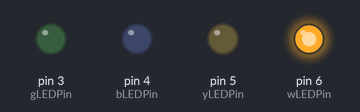
Bench run of a sketch on a simulated Arduino Uno, built with avr-gcc and run on an emulated ATmega328P. On the bench: output pins drawn as LEDs (lit = HIGH). Random numbers use the default seed unless the sketch sets one.

Above: at 0.1 s.
At 3.6 s:
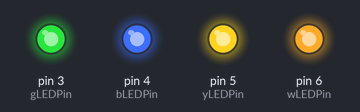
At 8.7 s:
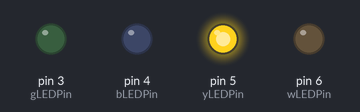
At 9.4 s:
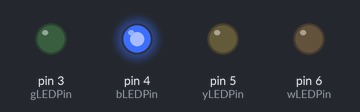
At 30.0 s:
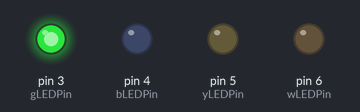
At 34.8 s:
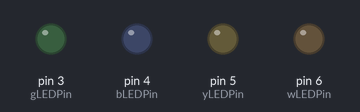
Timing chart, 0 to 36.3 s (numbered marks = the images above):
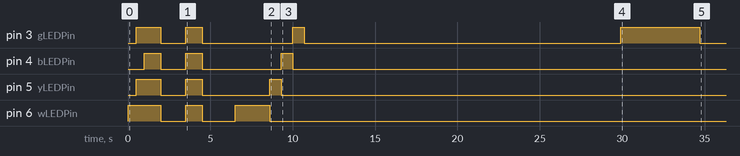

The sketch:

Simon_v2.ino
```cpp
//contrant variables
//Pin numbers
const int rLEDPin = 2; //red LED
const int bLEDPin = 4; //blue LED
const int yLEDPin = 5; //yellow LED
const int gLEDPin = 3; //green LED
const int wLEDPin = 6; //white LED

//Button numbers
const int rBPin = 2; //red button
const int bBPin = 3; //blue button
const int yBPin = 4; //yellow button
const int gBPin = 5; //green button
const int wBPin = 6; //white button

int count2 = 0;
char onLight[20];
char userIn[20];
int wait = 0; //counter for code to wait untill user selects 5 buttons

void setup() {

  // put your setup code here, to run once:
  //LED\\
  pinMode(rLEDPin, OUTPUT); //red
  pinMode(bLEDPin, OUTPUT); //blue
  pinMode(yLEDPin, OUTPUT); //yellow
  pinMode(gLEDPin, OUTPUT); //green
  pinMode(wLEDPin, OUTPUT); //white

  //Buttons\\
  pinMode(rBPin, INPUT); //button 3 (red)
  pinMode(bBPin, INPUT); //button 2 (blue)
  pinMode(yBPin, INPUT); //button 4 (yellow)
  pinMode(gBPin, INPUT); //button 1 (green)
  pinMode(wBPin, INPUT); //button 5 (white)

  Serial.begin(9600);
  randomSeed(analogRead(0)); //for random

}//end set up

void loop() {
  // put your main code here, to run repeatedly:

  game();


}//end main loop


//game method
void game()
{
  //start up light pattern
  litLights();

  //generate random light
  for (int b = 0; b <= 5; b++)
  {
    onLight[b] = ranLight();
  }//end for loop


  //wait for user input
  //delay(3000);
  while (!(wait = 5))
  {
    //user selection
    userSel();

  }//while loop


  //loop for if user gets pattern wrong twice
  int twoWrong = 0;
  while (twoWrong < 2) {
    //compare user input to light pattern
    if (compare() == false)
    {
      redoPattern();
      twoWrong++;
      //wait for user input
      //delay(1000);
      while (!(wait = 5))
      {
        //user selection
        userSel();

      }//while loop
    }//end if compare
  }//end two wrong loop
}//end game method

//start up light pattern
void litLights()
{
  //reset pins to recieve output
  resetOut();

  //fancy pattern
  digitalWrite(rLEDPin, HIGH);
  digitalWrite(wLEDPin, HIGH);
  delay(500);
  digitalWrite(gLEDPin, HIGH);
  digitalWrite(yLEDPin, HIGH);
  delay(500);
  digitalWrite(bLEDPin, HIGH);
  delay(1000);
  digitalWrite(gLEDPin, LOW);
  digitalWrite(wLEDPin, LOW);
  digitalWrite(bLEDPin, LOW);
  digitalWrite(yLEDPin, LOW);
  digitalWrite(rLEDPin, LOW);
  delay(500);
  //all off
  digitalWrite(gLEDPin, LOW);
  digitalWrite(wLEDPin, LOW);
  digitalWrite(bLEDPin, LOW);
  digitalWrite(yLEDPin, LOW);
  digitalWrite(rLEDPin, LOW);
  delay(1000);
  //all on
  digitalWrite(gLEDPin, HIGH);
  digitalWrite(wLEDPin, HIGH);
  digitalWrite(bLEDPin, HIGH);
  digitalWrite(yLEDPin, HIGH);
  digitalWrite(rLEDPin, HIGH);
  delay(1000);
  //all off
  digitalWrite(gLEDPin, LOW);
  digitalWrite(wLEDPin, LOW);
  digitalWrite(bLEDPin, LOW);
  digitalWrite(yLEDPin, LOW);
  digitalWrite(rLEDPin, LOW);
  delay(2000);
}//end start up sequence

void flash()
{
  //reset pins to recieve output
  resetOut();

  //all on
  digitalWrite(gLEDPin, HIGH);
  digitalWrite(wLEDPin, HIGH);
  digitalWrite(bLEDPin, HIGH);
  digitalWrite(yLEDPin, HIGH);
  digitalWrite(rLEDPin, HIGH);
  delay(1000);
  //all off
  digitalWrite(gLEDPin, LOW);
  digitalWrite(wLEDPin, LOW);
  digitalWrite(bLEDPin, LOW);
  digitalWrite(yLEDPin, LOW);
  digitalWrite(rLEDPin, LOW);
  delay(2000);
}//end flash method

//generates random light
char ranLight()
{
  //reset pins to recieve output
  resetOut();

  //ran gen
  int ran = random(1, 6);

  char light;

  if (ran == 1) {
    digitalWrite(gLEDPin, HIGH);
    delay(700);
    digitalWrite(gLEDPin, LOW);
    //onLight[0] = 'g';
    light = 'g';
  }
  else if (ran == 2) {
    digitalWrite(bLEDPin, HIGH);
    delay(700);
    digitalWrite(bLEDPin, LOW);
    //onLight[1] = 'b';
    light = 'b';
  }
  else if (ran == 3) {
    digitalWrite(rLEDPin, HIGH);
    delay(700);
    digitalWrite(rLEDPin, LOW);
    //onLight[2] = 'r';
    light = 'r';
  }
  else if (ran == 4) {
    digitalWrite(yLEDPin, HIGH);
    delay(700);
    digitalWrite(yLEDPin, LOW);
    //onLight[3] = 'y';
    light = 'y';
  }
  else if (ran == 5) {
    digitalWrite(wLEDPin, HIGH);
    delay(700);
    digitalWrite(wLEDPin, LOW);
    //onLight[4] = 'w';
    light = 'w';
  }
  return light;
}//end random light

//replays light pattern
void redoPattern()
{
  //reset pins to recieve output
  resetOut();

  for (int i = 0; i <= 5; i++) //goes through array to turn on correct lights
  {
    if (onLight[i] =  'g') {
      digitalWrite(gLEDPin, HIGH);
      delay(800);
      digitalWrite(gLEDPin, LOW);
    }
    else if (onLight[i] = 'b') {
      digitalWrite(bLEDPin, HIGH);
      delay(800);
      digitalWrite(bLEDPin, LOW);
    }
    else if (onLight[i] = 'r') {
      digitalWrite(rLEDPin, HIGH);
      delay(800);
      digitalWrite(rLEDPin, LOW);
    }
    else if (onLight[3] = 'y') {
      digitalWrite(yLEDPin, HIGH);
      delay(800);
      digitalWrite(yLEDPin, LOW);
    }
    else if (onLight[4] = 'w') {
      digitalWrite(wLEDPin, HIGH);
      delay(800);
      digitalWrite(wLEDPin, LOW);
    }
  }//end for loop
}//end redoPattern


//end user selection
void userSel()
{
  //reset pins to recieve input
  resetIn();

  //red button
  int rBState = digitalRead(rBPin);
  if (rBState == HIGH) //pressed
    userIn[0] = 'r';
  wait++;
  //blue button
  int bBState = digitalRead(bBPin);
  if (bBState == HIGH) //pressed
    userIn[1] = 'b';
  wait++;
  //yellow button
  int yBState = digitalRead(yBPin);
  if (yBState == HIGH) //pressed
    userIn[2] = 'y';
  wait++;
  //green button
  int gBState = digitalRead(gBPin);
  if (gBState == HIGH) //pressed
    userIn[3] = 'g';
  wait++;
  //white button
  int wBState = digitalRead(wBPin);
  if (wBState == HIGH) //pressed
    userIn[4] = 'w';
  wait++;
}//end user selection

//compare string arrays
boolean compare()
{
  //reset pins to recieve output
  resetOut();

  boolean result;
  //compare arrays
  for (int i = 0; i <= 5; i++)
  {
    if ((userIn[i] == onLight[i])) //if they do match
    { right();
      result = true;
    }
    else {
      wrong();
      result = false;
    }
    delay(2000);
  }//end for loop
  return result; //if false its wrong. If true, its right. Used to determine if lights replay
}//end compare string arrays

//wrong input
void wrong()
{
  //reset pins to recieve output
  resetOut();

  for (int a = 0; a <= 5; a++)
  {
    digitalWrite(rLEDPin, HIGH);
    delay(200);
    digitalWrite(rLEDPin, LOW);
  }//end for loop
}//end wrong method

//right input
void right()
{
  //reset pins to recieve output
  resetOut();

  for (int a = 0; a <= 5; a++)
  {
    digitalWrite(gLEDPin, HIGH);
    delay(200);
    digitalWrite(gLEDPin, LOW);
  }//end for loop

}//end right method

//reset pins to recieve output
void resetOut()
{
  //LED\\
  pinMode(rLEDPin, OUTPUT); //red
  pinMode(bLEDPin, OUTPUT); //blue
  pinMode(yLEDPin, OUTPUT); //yellow
  pinMode(gLEDPin, OUTPUT); //green
  pinMode(wLEDPin, OUTPUT); //white
}//end reset out

//reset pins to recieve input
void resetIn()
{
  //Buttons\\
  pinMode(rBPin, INPUT); //button (red)
  pinMode(bBPin, INPUT); //button (blue)
  pinMode(yBPin, INPUT); //button (yellow)
  pinMode(gBPin, INPUT); //button (green)
  pinMode(wBPin, INPUT); //button (white)
}//end reset in
```

Measured:
- by itself, pin 3 (gLEDPin): LOW → HIGH at 0.50 s, → LOW 1.5 s later, → HIGH 1.5 s later, → LOW 1.0 s later, … (8 changes in this stretch)
- by itself, pin 4 (bLEDPin): goes HIGH 1.0 s, LOW 1.5 s, HIGH 1.0 s, LOW 4.8 s, HIGH 0.70 s, then LOW
- by itself, pin 5 (yLEDPin): goes HIGH 1.5 s, LOW 1.5 s, HIGH 1.0 s, LOW 4.1 s, HIGH 0.70 s, then LOW
- by itself, pin 6 (wLEDPin): goes HIGH 2.0 s, LOW 1.5 s, HIGH 1.0 s, LOW 2.0 s, HIGH 2.1 s, then LOW
